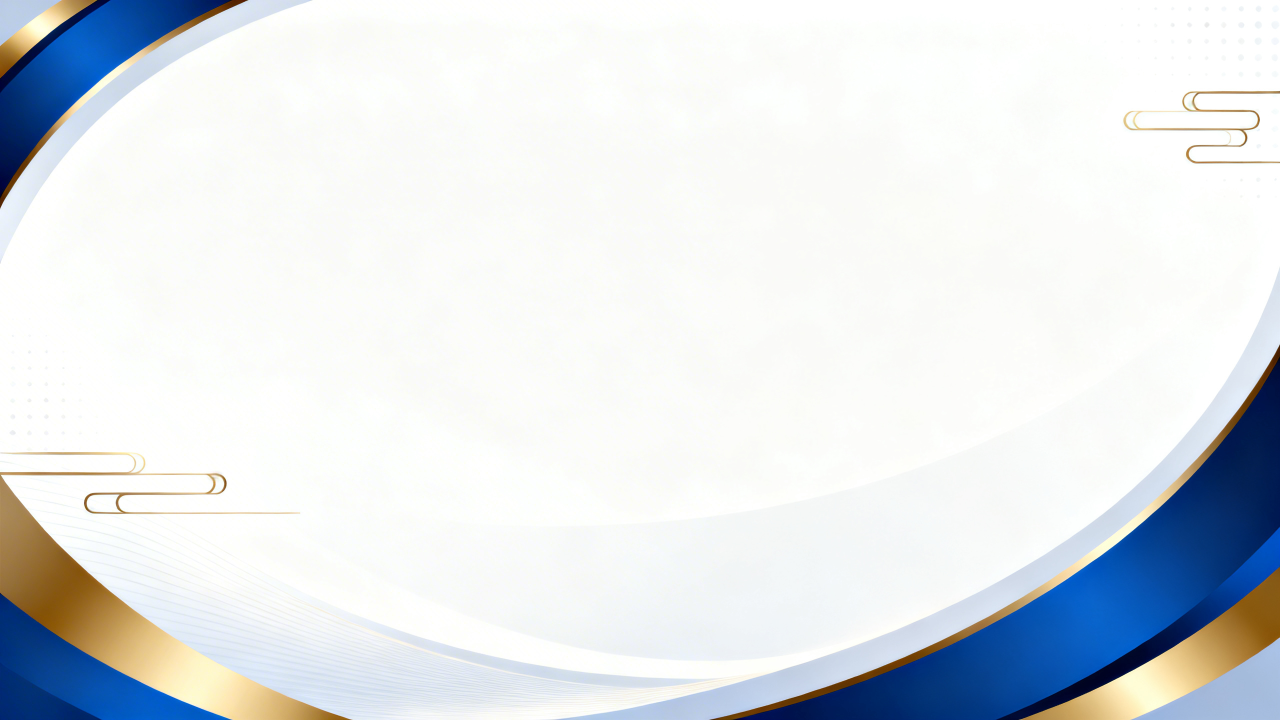
#> input picture skills/miaoda-ppt-maker/images/closing_v2.png, 2560 x 1440 px (shown at 1/2 size)
$ python -i generate_ppt_v3.py   (imports and definitions only)
#> lines starting #> are read from the running program, lines starting #| are printed output that depends on the picture
#!/usr/bin/env python3
# -*- coding: utf-8 -*-
"""
PPT生成器 - V3.0（美学升级版）
核心原则：层次感 / 留白 / 图形化 / 节奏 / 网格 / 克制
"""

from pptx import Presentation
from pptx.util import Inches, Pt, Emu
from pptx.dml.color import RGBColor
from pptx.enum.text import PP_ALIGN, MSO_ANCHOR
from pptx.enum.shapes import MSO_SHAPE
import sys
import os

sys.path.insert(0, os.path.dirname(os.path.abspath(__file__)))


# ══════════════════════════════════════════════════════════════
# 排版常量 - 网格系统
# ══════════════════════════════════════════════════════════════

# [15 lines that did not run here, left out]


# ══════════════════════════════════════════════════════════════
# 主题配色
# ══════════════════════════════════════════════════════════════

# [32 lines that did not run here, left out]

DEFAULT_THEME = "executive"


# [1292 lines that did not run here, left out]


def create_ppt_v3(slides, output_path, theme='executive'):
    """V3.0创建PPT"""
    gen = PPTGeneratorV3(theme)

    for slide in slides:
        stype = slide.get('type', '')

        if stype == 'title':
            gen.page_title(
                slide.get('main', ''),
                slide.get('sub'),
                slide.get('tag')
            )
        elif stype == 'big_number':
            gen.page_big_number(
                slide.get('number', ''),
                slide.get('label', ''),
                slide.get('context')
            )
        elif stype == 'two_columns':
            gen.page_two_columns(
                slide.get('left_title', ''),
                slide.get('left_items', []),
                slide.get('right_title', ''),
                slide.get('right_items', []),
                slide.get('page_title')
            )
        elif stype == 'radar':
            gen.page_chart_visual(slide, 'radar')
        elif stype == 'funnel':
            gen.page_chart_visual(slide, 'funnel')
        elif stype == 'matrix':
            gen.page_chart_visual(slide, 'matrix')
        elif stype == 'pyramid':
            gen.page_chart_visual(slide, 'pyramid')
        elif stype == 'gantt':
            gen.page_chart_visual(slide, 'gantt')
        elif stype == 'heatmap':
            gen.page_chart_visual(slide, 'heatmap')
        elif stype == 'gauge':
            gen.page_chart_visual(slide, 'gauge')
        elif stype == 'wordcloud':
            gen.page_chart_visual(slide, 'wordcloud')
        elif stype == 'combo':
            gen.page_chart_visual(slide, 'combo')
        elif stype == 'stacked':
            gen.page_chart_visual(slide, 'stacked')
        elif stype == 'content_cards':
            gen.page_content_focus(
                slide.get('title', ''),
                slide.get('items', []),
                'cards'
            )
        elif stype == 'quote':
            gen.page_quote(
                slide.get('quote', ''),
                slide.get('attribution')
            )
        elif stype == 'timeline':
            gen.page_timeline(
                slide.get('title', ''),
                slide.get('steps', [])
            )
        elif stype == 'closing':
            gen.page_closing(
                slide.get('title', ''),
                slide.get('cta'),
                slide.get('contact')
            )

    os.makedirs(os.path.dirname(output_path), exist_ok=True)
    gen.prs.save(output_path)
    return output_path

>>> import cv2
>>> picture = cv2.imread('../../miaoda-ppt-maker/images/closing_v2.png', cv2.IMREAD_GRAYSCALE)
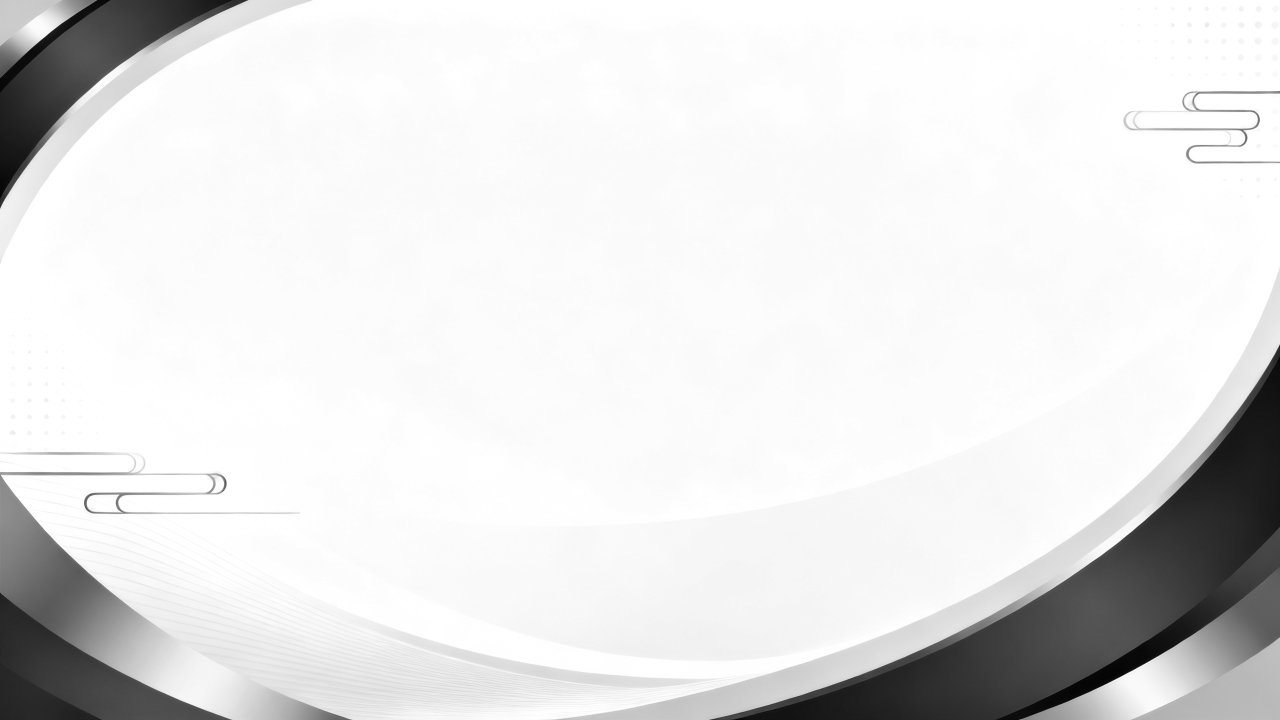
#> picture: shape (1440, 2560) (shown at 1/2 size); min 1, max 255, mean 227.9
#> (the run stopped early here; a loop or call above may not have finished)

$ run again, on skills/miaoda-ppt-maker/images/closing_white.png
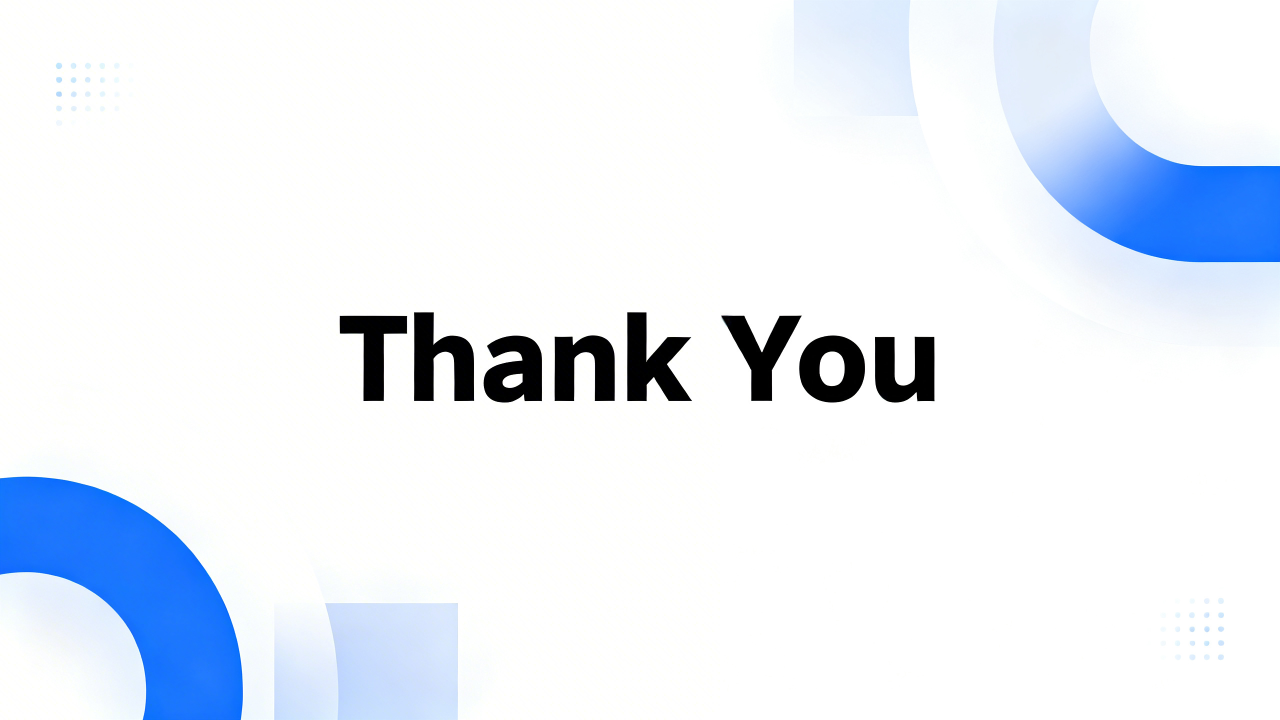
#> input picture skills/miaoda-ppt-maker/images/closing_white.png, 2560 x 1440 px (shown at 1/2 size)
#> `picture = cv2.imread('../../miaoda-ppt-maker/images/closing_v2.png', c..`:
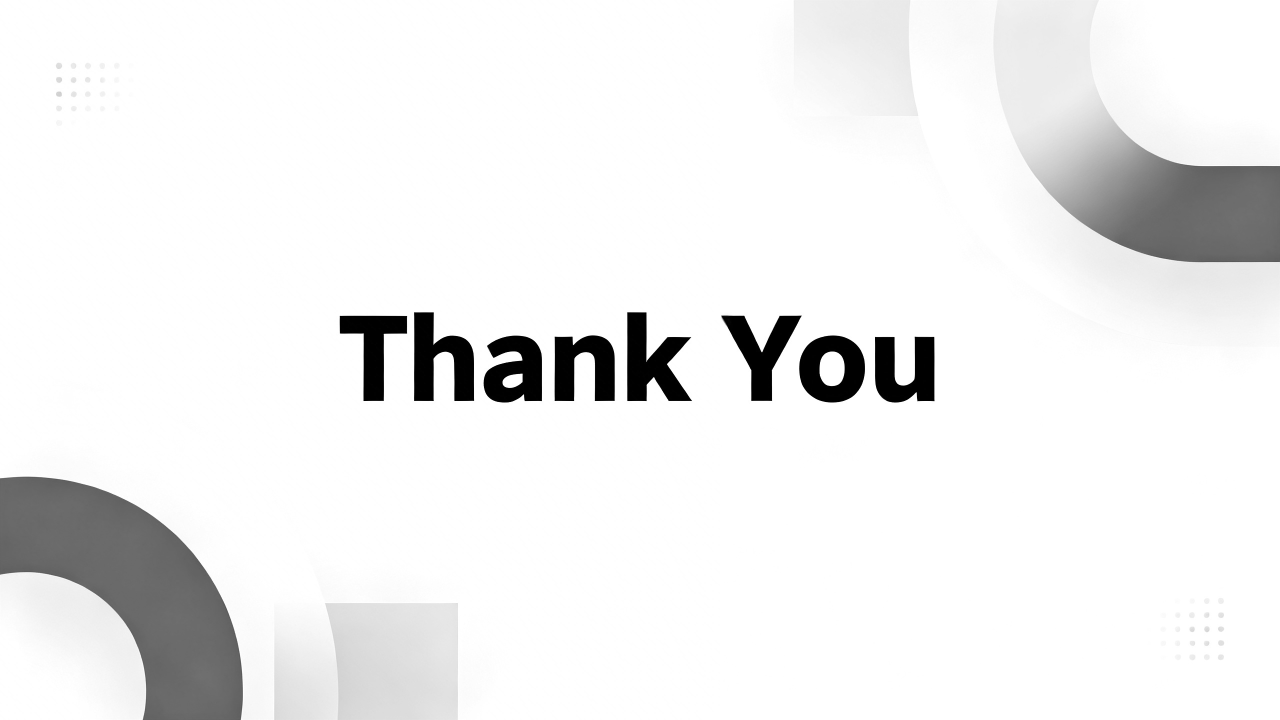
#> picture: shape (1440, 2560) (shown at 1/2 size); min 0, max 255, mean 238.5

$ run again, on skills/miaoda-ppt-maker/images/modules_v2.png
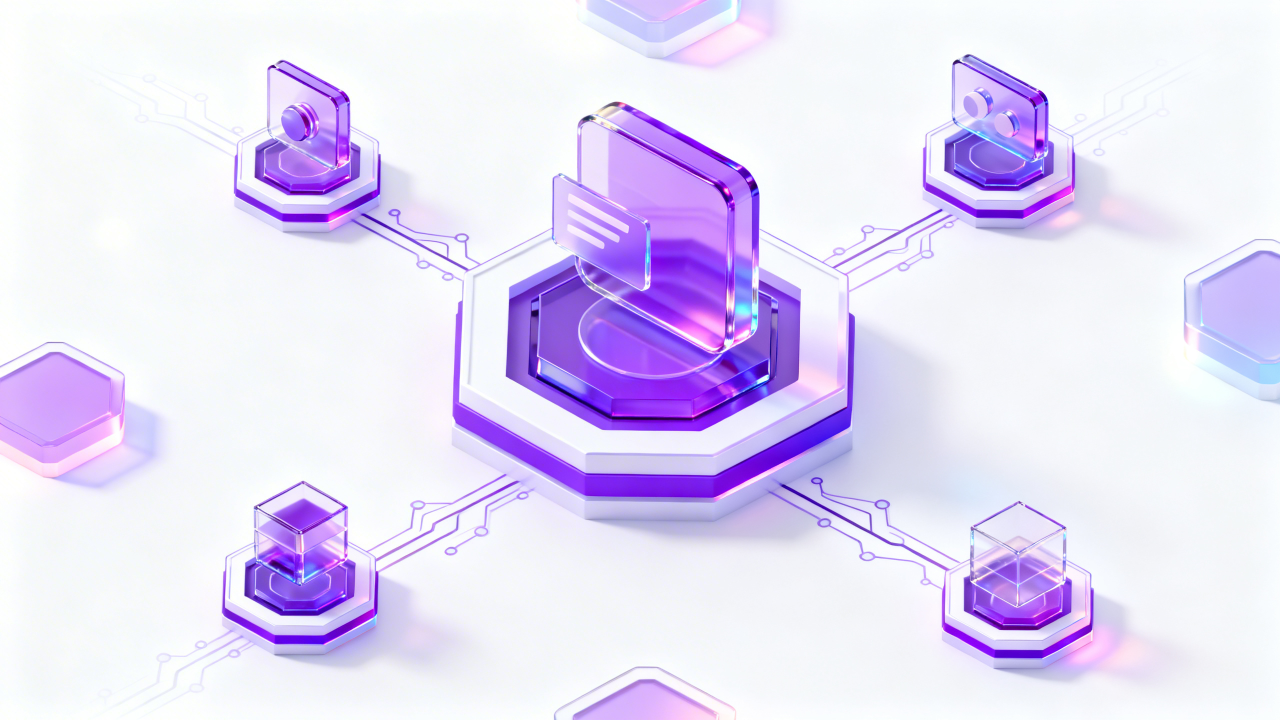
#> input picture skills/miaoda-ppt-maker/images/modules_v2.png, 2560 x 1440 px (shown at 1/2 size)
#> `picture = cv2.imread('../../miaoda-ppt-maker/images/closing_v2.png', c..`:
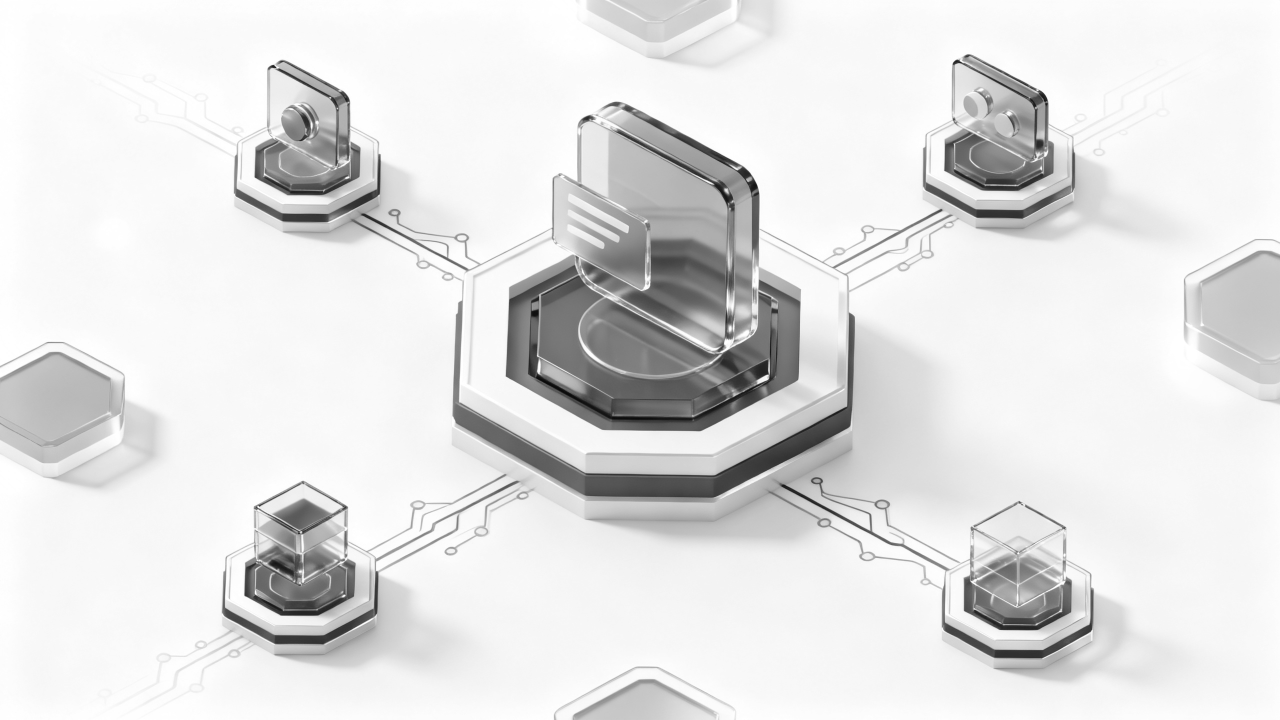
#> picture: shape (1440, 2560) (shown at 1/2 size); min 6, max 255, mean 225.9

$ run again, on skills/miaoda-ppt-maker/images/modules_white.png
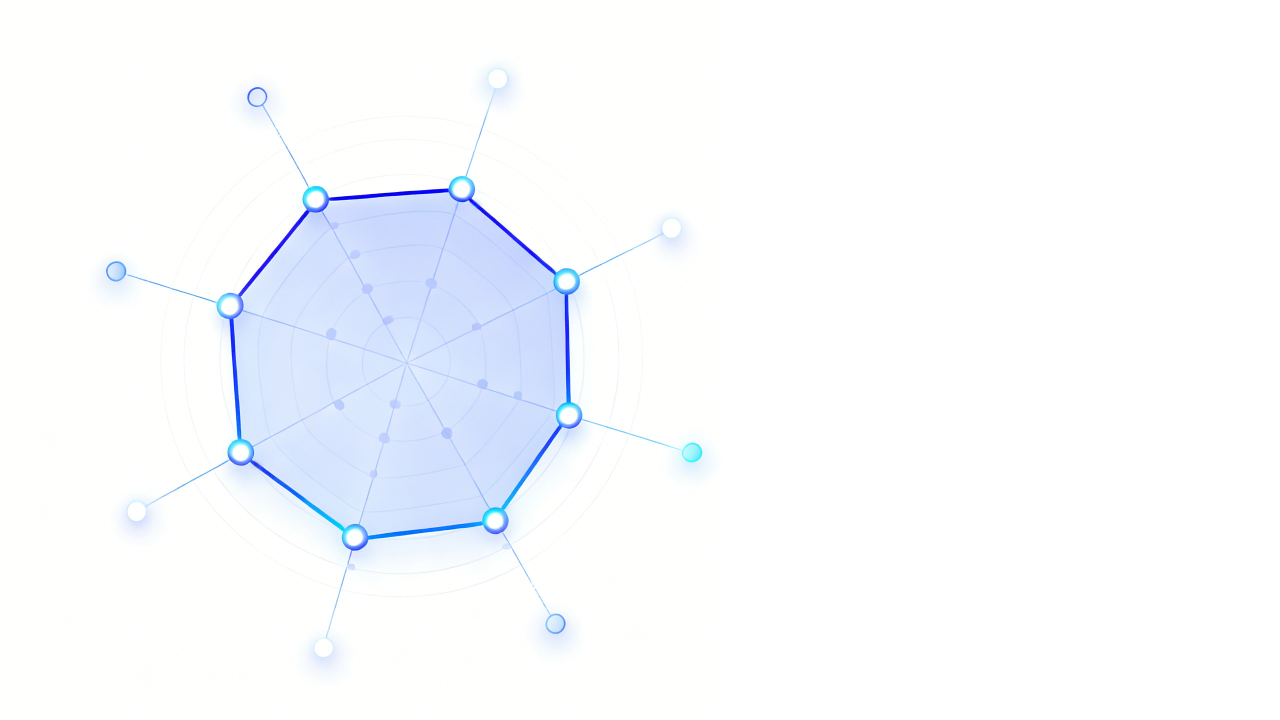
#> input picture skills/miaoda-ppt-maker/images/modules_white.png, 2560 x 1440 px (shown at 1/2 size)
#> `picture = cv2.imread('../../miaoda-ppt-maker/images/closing_v2.png', c..`:
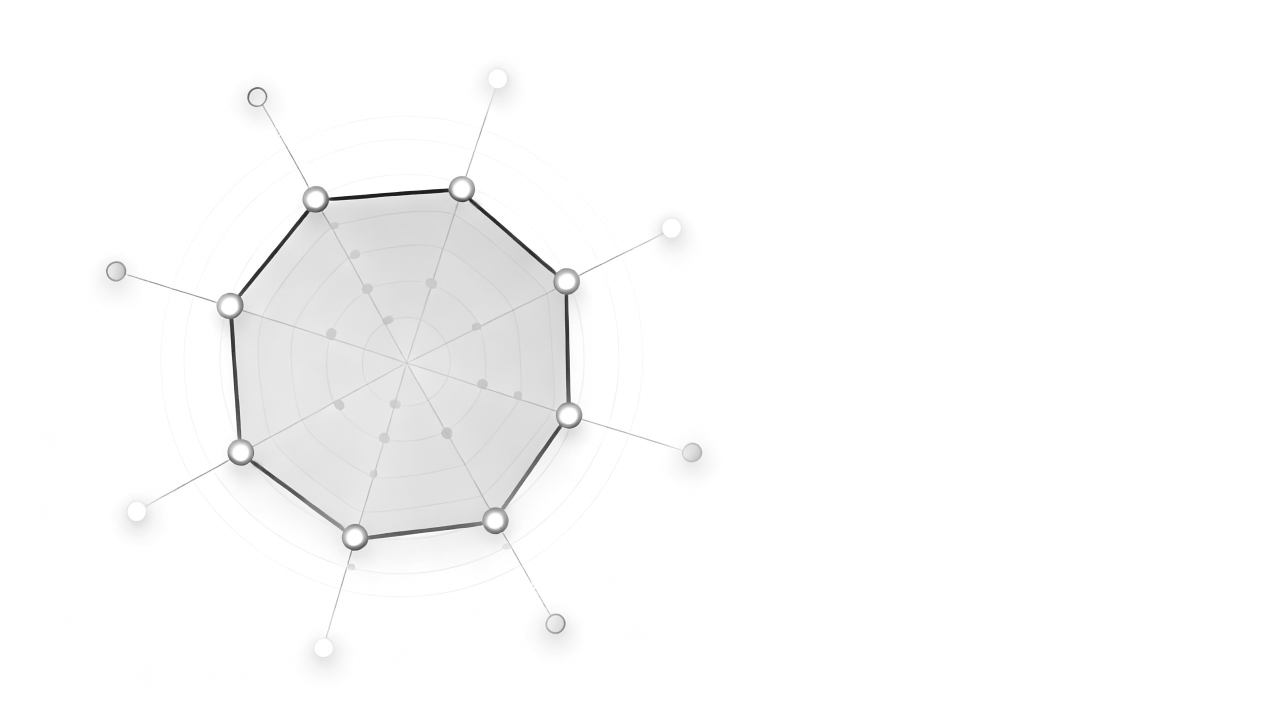
#> picture: shape (1440, 2560) (shown at 1/2 size); min 20, max 255, mean 250.3
